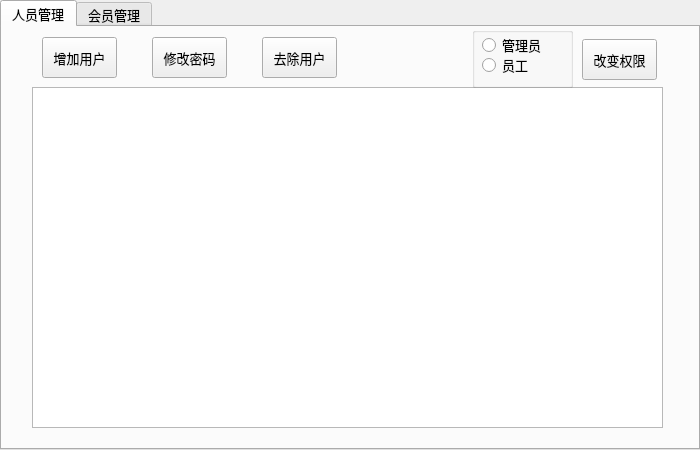
<?xml version="1.0" encoding="UTF-8"?>
<ui version="4.0">
 <class>PersonForm</class>
 <widget class="QWidget" name="PersonForm">
  <property name="geometry">
   <rect>
    <x>0</x>
    <y>0</y>
    <width>700</width>
    <height>450</height>
   </rect>
  </property>
  <property name="minimumSize">
   <size>
    <width>700</width>
    <height>450</height>
   </size>
  </property>
  <property name="maximumSize">
   <size>
    <width>700</width>
    <height>450</height>
   </size>
  </property>
  <property name="windowTitle">
   <string>Form</string>
  </property>
  <widget class="QTabWidget" name="tabWidget">
   <property name="geometry">
    <rect>
     <x>0</x>
     <y>0</y>
     <width>700</width>
     <height>450</height>
    </rect>
   </property>
   <property name="minimumSize">
    <size>
     <width>700</width>
     <height>450</height>
    </size>
   </property>
   <property name="maximumSize">
    <size>
     <width>700</width>
     <height>450</height>
    </size>
   </property>
   <property name="font">
    <font>
     <pointsize>10</pointsize>
    </font>
   </property>
   <property name="currentIndex">
    <number>0</number>
   </property>
   <widget class="QWidget" name="tab">
    <attribute name="title">
     <string>人员管理</string>
    </attribute>
    <widget class="QTableView" name="person_TView">
     <property name="geometry">
      <rect>
       <x>30</x>
       <y>60</y>
       <width>631</width>
       <height>341</height>
      </rect>
     </property>
    </widget>
    <widget class="QPushButton" name="delPerson_Btn">
     <property name="geometry">
      <rect>
       <x>260</x>
       <y>10</y>
       <width>75</width>
       <height>41</height>
      </rect>
     </property>
     <property name="text">
      <string>去除用户</string>
     </property>
    </widget>
    <widget class="QPushButton" name="changeDept_Btn">
     <property name="geometry">
      <rect>
       <x>580</x>
       <y>12</y>
       <width>75</width>
       <height>41</height>
      </rect>
     </property>
     <property name="text">
      <string>改变权限</string>
     </property>
    </widget>
    <widget class="QGroupBox" name="groupBox">
     <property name="geometry">
      <rect>
       <x>470</x>
       <y>0</y>
       <width>101</width>
       <height>61</height>
      </rect>
     </property>
     <property name="title">
      <string/>
     </property>
     <widget class="QRadioButton" name="Admin_RBtn">
      <property name="geometry">
       <rect>
        <x>10</x>
        <y>10</y>
        <width>61</width>
        <height>16</height>
       </rect>
      </property>
      <property name="text">
       <string>管理员</string>
      </property>
     </widget>
     <widget class="QRadioButton" name="Emp_RBtn">
      <property name="geometry">
       <rect>
        <x>10</x>
        <y>30</y>
        <width>51</width>
        <height>16</height>
       </rect>
      </property>
      <property name="text">
       <string>员工</string>
      </property>
      <property name="checkable">
       <bool>true</bool>
      </property>
      <property name="checked">
       <bool>false</bool>
      </property>
     </widget>
    </widget>
    <widget class="QPushButton" name="changePass_Btn">
     <property name="geometry">
      <rect>
       <x>150</x>
       <y>10</y>
       <width>75</width>
       <height>41</height>
      </rect>
     </property>
     <property name="text">
      <string>修改密码</string>
     </property>
    </widget>
    <widget class="QPushButton" name="addPreson_Btn">
     <property name="geometry">
      <rect>
       <x>40</x>
       <y>10</y>
       <width>75</width>
       <height>41</height>
      </rect>
     </property>
     <property name="text">
      <string>增加用户</string>
     </property>
    </widget>
   </widget>
   <widget class="QWidget" name="tab_2">
    <attribute name="title">
     <string>会员管理</string>
    </attribute>
    <widget class="QPushButton" name="delVIP_Btn">
     <property name="geometry">
      <rect>
       <x>580</x>
       <y>10</y>
       <width>75</width>
       <height>41</height>
      </rect>
     </property>
     <property name="text">
      <string>注销会员</string>
     </property>
    </widget>
    <widget class="QTableView" name="VIP_TView">
     <property name="geometry">
      <rect>
       <x>30</x>
       <y>60</y>
       <width>631</width>
       <height>341</height>
      </rect>
     </property>
    </widget>
    <widget class="QLabel" name="label_18">
     <property name="geometry">
      <rect>
       <x>70</x>
       <y>20</y>
       <width>81</width>
       <height>21</height>
      </rect>
     </property>
     <property name="font">
      <font>
       <pointsize>14</pointsize>
      </font>
     </property>
     <property name="text">
      <string>消费排序</string>
     </property>
    </widget>
    <widget class="QComboBox" name="sortALL">
     <property name="geometry">
      <rect>
       <x>150</x>
       <y>20</y>
       <width>69</width>
       <height>22</height>
      </rect>
     </property>
     <item>
      <property name="text">
       <string/>
      </property>
     </item>
     <item>
      <property name="text">
       <string>升序</string>
      </property>
     </item>
     <item>
      <property name="text">
       <string>降序</string>
      </property>
     </item>
    </widget>
    <widget class="QPushButton" name="sort_Btn">
     <property name="geometry">
      <rect>
       <x>230</x>
       <y>20</y>
       <width>75</width>
       <height>23</height>
      </rect>
     </property>
     <property name="text">
      <string>排序</string>
     </property>
    </widget>
   </widget>
  </widget>
 </widget>
 <resources/>
 <connections/>
</ui>
